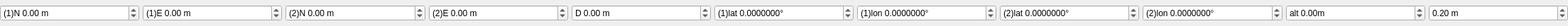
<?xml version="1.0" encoding="UTF-8"?>
<ui version="4.0">
 <class>QGCMissionNavSweep</class>
 <widget class="QWidget" name="QGCMissionNavSweep">
  <property name="geometry">
   <rect>
    <x>0</x>
    <y>0</y>
    <width>2208</width>
    <height>37</height>
   </rect>
  </property>
  <property name="sizePolicy">
   <sizepolicy hsizetype="Preferred" vsizetype="Preferred">
    <horstretch>0</horstretch>
    <verstretch>0</verstretch>
   </sizepolicy>
  </property>
  <property name="minimumSize">
   <size>
    <width>0</width>
    <height>0</height>
   </size>
  </property>
  <property name="windowTitle">
   <string>Form</string>
  </property>
  <property name="styleSheet">
   <string notr="true"/>
  </property>
  <layout class="QHBoxLayout" name="horizontalLayout">
   <property name="spacing">
    <number>5</number>
   </property>
   <property name="margin">
    <number>0</number>
   </property>
   <item>
    <widget class="QDoubleSpinBox" name="posN1SpinBox">
     <property name="sizePolicy">
      <sizepolicy hsizetype="Expanding" vsizetype="Fixed">
       <horstretch>0</horstretch>
       <verstretch>0</verstretch>
      </sizepolicy>
     </property>
     <property name="focusPolicy">
      <enum>Qt::WheelFocus</enum>
     </property>
     <property name="toolTip">
      <string>X coordinate of the first sweep area corner</string>
     </property>
     <property name="statusTip">
      <string>X coordinate of the first sweep area corner</string>
     </property>
     <property name="wrapping">
      <bool>false</bool>
     </property>
     <property name="frame">
      <bool>true</bool>
     </property>
     <property name="accelerated">
      <bool>true</bool>
     </property>
     <property name="keyboardTracking">
      <bool>false</bool>
     </property>
     <property name="prefix">
      <string>(1)N </string>
     </property>
     <property name="suffix">
      <string> m</string>
     </property>
     <property name="minimum">
      <double>-10000.000000000000000</double>
     </property>
     <property name="maximum">
      <double>10000.000000000000000</double>
     </property>
     <property name="singleStep">
      <double>0.050000000000000</double>
     </property>
    </widget>
   </item>
   <item>
    <widget class="QDoubleSpinBox" name="posE1SpinBox">
     <property name="sizePolicy">
      <sizepolicy hsizetype="Expanding" vsizetype="Fixed">
       <horstretch>0</horstretch>
       <verstretch>0</verstretch>
      </sizepolicy>
     </property>
     <property name="focusPolicy">
      <enum>Qt::WheelFocus</enum>
     </property>
     <property name="toolTip">
      <string>Y coordinate of the first sweep area corner</string>
     </property>
     <property name="statusTip">
      <string>Y coordinate of the first sweep area corner</string>
     </property>
     <property name="keyboardTracking">
      <bool>false</bool>
     </property>
     <property name="prefix">
      <string>(1)E </string>
     </property>
     <property name="suffix">
      <string> m</string>
     </property>
     <property name="minimum">
      <double>-10000.000000000000000</double>
     </property>
     <property name="maximum">
      <double>10000.000000000000000</double>
     </property>
     <property name="singleStep">
      <double>0.050000000000000</double>
     </property>
     <property name="value">
      <double>0.000000000000000</double>
     </property>
    </widget>
   </item>
   <item>
    <widget class="QDoubleSpinBox" name="posN2SpinBox">
     <property name="sizePolicy">
      <sizepolicy hsizetype="Expanding" vsizetype="Fixed">
       <horstretch>0</horstretch>
       <verstretch>0</verstretch>
      </sizepolicy>
     </property>
     <property name="focusPolicy">
      <enum>Qt::WheelFocus</enum>
     </property>
     <property name="toolTip">
      <string>X coordinate of the second sweep area corner</string>
     </property>
     <property name="statusTip">
      <string>X coordinate of the second sweep area corner</string>
     </property>
     <property name="wrapping">
      <bool>false</bool>
     </property>
     <property name="frame">
      <bool>true</bool>
     </property>
     <property name="accelerated">
      <bool>true</bool>
     </property>
     <property name="keyboardTracking">
      <bool>false</bool>
     </property>
     <property name="prefix">
      <string>(2)N </string>
     </property>
     <property name="suffix">
      <string> m</string>
     </property>
     <property name="minimum">
      <double>-10000.000000000000000</double>
     </property>
     <property name="maximum">
      <double>10000.000000000000000</double>
     </property>
     <property name="singleStep">
      <double>0.050000000000000</double>
     </property>
    </widget>
   </item>
   <item>
    <widget class="QDoubleSpinBox" name="posE2SpinBox">
     <property name="sizePolicy">
      <sizepolicy hsizetype="Expanding" vsizetype="Fixed">
       <horstretch>0</horstretch>
       <verstretch>0</verstretch>
      </sizepolicy>
     </property>
     <property name="focusPolicy">
      <enum>Qt::WheelFocus</enum>
     </property>
     <property name="toolTip">
      <string>Y coordinate of the second sweep area corner</string>
     </property>
     <property name="statusTip">
      <string>Y coordinate of the second sweep area corner</string>
     </property>
     <property name="keyboardTracking">
      <bool>false</bool>
     </property>
     <property name="prefix">
      <string>(2)E </string>
     </property>
     <property name="suffix">
      <string> m</string>
     </property>
     <property name="minimum">
      <double>-10000.000000000000000</double>
     </property>
     <property name="maximum">
      <double>10000.000000000000000</double>
     </property>
     <property name="singleStep">
      <double>0.050000000000000</double>
     </property>
     <property name="value">
      <double>0.000000000000000</double>
     </property>
    </widget>
   </item>
   <item>
    <widget class="QDoubleSpinBox" name="posDSpinBox">
     <property name="sizePolicy">
      <sizepolicy hsizetype="Expanding" vsizetype="Fixed">
       <horstretch>0</horstretch>
       <verstretch>0</verstretch>
      </sizepolicy>
     </property>
     <property name="focusPolicy">
      <enum>Qt::WheelFocus</enum>
     </property>
     <property name="toolTip">
      <string>Z coordinate (local frame, negative)</string>
     </property>
     <property name="statusTip">
      <string/>
     </property>
     <property name="keyboardTracking">
      <bool>false</bool>
     </property>
     <property name="prefix">
      <string>D </string>
     </property>
     <property name="suffix">
      <string> m</string>
     </property>
     <property name="minimum">
      <double>-10000.000000000000000</double>
     </property>
     <property name="maximum">
      <double>10000.000000000000000</double>
     </property>
     <property name="singleStep">
      <double>0.050000000000000</double>
     </property>
    </widget>
   </item>
   <item>
    <widget class="QDoubleSpinBox" name="lat1SpinBox">
     <property name="sizePolicy">
      <sizepolicy hsizetype="Expanding" vsizetype="Fixed">
       <horstretch>0</horstretch>
       <verstretch>0</verstretch>
      </sizepolicy>
     </property>
     <property name="focusPolicy">
      <enum>Qt::WheelFocus</enum>
     </property>
     <property name="toolTip">
      <string>Latitude of the first sweep area corner</string>
     </property>
     <property name="statusTip">
      <string>Latitude of the first sweep area corner</string>
     </property>
     <property name="keyboardTracking">
      <bool>false</bool>
     </property>
     <property name="prefix">
      <string>(1)lat </string>
     </property>
     <property name="suffix">
      <string>°</string>
     </property>
     <property name="decimals">
      <number>7</number>
     </property>
     <property name="minimum">
      <double>-90.000000000000000</double>
     </property>
     <property name="maximum">
      <double>90.000000000000000</double>
     </property>
     <property name="singleStep">
      <double>0.000010000000000</double>
     </property>
    </widget>
   </item>
   <item>
    <widget class="QDoubleSpinBox" name="lon1SpinBox">
     <property name="sizePolicy">
      <sizepolicy hsizetype="Expanding" vsizetype="Fixed">
       <horstretch>0</horstretch>
       <verstretch>0</verstretch>
      </sizepolicy>
     </property>
     <property name="focusPolicy">
      <enum>Qt::WheelFocus</enum>
     </property>
     <property name="toolTip">
      <string>Longitude of the first sweep area corner</string>
     </property>
     <property name="statusTip">
      <string>Longitude of the first sweep area corner</string>
     </property>
     <property name="keyboardTracking">
      <bool>false</bool>
     </property>
     <property name="prefix">
      <string>(1)lon </string>
     </property>
     <property name="suffix">
      <string>°</string>
     </property>
     <property name="decimals">
      <number>7</number>
     </property>
     <property name="minimum">
      <double>-180.000000000000000</double>
     </property>
     <property name="maximum">
      <double>180.000000000000000</double>
     </property>
     <property name="singleStep">
      <double>0.000010000000000</double>
     </property>
    </widget>
   </item>
   <item>
    <widget class="QDoubleSpinBox" name="lat2SpinBox">
     <property name="sizePolicy">
      <sizepolicy hsizetype="Expanding" vsizetype="Fixed">
       <horstretch>0</horstretch>
       <verstretch>0</verstretch>
      </sizepolicy>
     </property>
     <property name="focusPolicy">
      <enum>Qt::WheelFocus</enum>
     </property>
     <property name="toolTip">
      <string>Latitude of the second sweep area corner</string>
     </property>
     <property name="statusTip">
      <string>Latitude of the second sweep area corner</string>
     </property>
     <property name="keyboardTracking">
      <bool>false</bool>
     </property>
     <property name="prefix">
      <string>(2)lat </string>
     </property>
     <property name="suffix">
      <string>°</string>
     </property>
     <property name="decimals">
      <number>7</number>
     </property>
     <property name="minimum">
      <double>-90.000000000000000</double>
     </property>
     <property name="maximum">
      <double>90.000000000000000</double>
     </property>
     <property name="singleStep">
      <double>0.000010000000000</double>
     </property>
    </widget>
   </item>
   <item>
    <widget class="QDoubleSpinBox" name="lon2SpinBox">
     <property name="sizePolicy">
      <sizepolicy hsizetype="Expanding" vsizetype="Fixed">
       <horstretch>0</horstretch>
       <verstretch>0</verstretch>
      </sizepolicy>
     </property>
     <property name="focusPolicy">
      <enum>Qt::WheelFocus</enum>
     </property>
     <property name="toolTip">
      <string>Longitude of the second sweep area corner</string>
     </property>
     <property name="statusTip">
      <string>Longitude of the second sweep area corner</string>
     </property>
     <property name="keyboardTracking">
      <bool>false</bool>
     </property>
     <property name="prefix">
      <string>(2)lon </string>
     </property>
     <property name="suffix">
      <string>°</string>
     </property>
     <property name="decimals">
      <number>7</number>
     </property>
     <property name="minimum">
      <double>-180.000000000000000</double>
     </property>
     <property name="maximum">
      <double>180.000000000000000</double>
     </property>
     <property name="singleStep">
      <double>0.000010000000000</double>
     </property>
    </widget>
   </item>
   <item>
    <widget class="QDoubleSpinBox" name="altSpinBox">
     <property name="sizePolicy">
      <sizepolicy hsizetype="Expanding" vsizetype="Fixed">
       <horstretch>0</horstretch>
       <verstretch>0</verstretch>
      </sizepolicy>
     </property>
     <property name="toolTip">
      <string>Altitude</string>
     </property>
     <property name="statusTip">
      <string>Altitude</string>
     </property>
     <property name="keyboardTracking">
      <bool>false</bool>
     </property>
     <property name="prefix">
      <string>alt </string>
     </property>
     <property name="suffix">
      <string>m</string>
     </property>
     <property name="decimals">
      <number>2</number>
     </property>
     <property name="minimum">
      <double>-100000.000000000000000</double>
     </property>
     <property name="maximum">
      <double>100000.000000000000000</double>
     </property>
    </widget>
   </item>
   <item>
    <widget class="QDoubleSpinBox" name="radSpinBox">
     <property name="sizePolicy">
      <sizepolicy hsizetype="MinimumExpanding" vsizetype="Fixed">
       <horstretch>0</horstretch>
       <verstretch>0</verstretch>
      </sizepolicy>
     </property>
     <property name="toolTip">
      <string>Radius of the circle under the MAV covered by the camera</string>
     </property>
     <property name="statusTip">
      <string>Radius of the circle under the MAV covered by the camera</string>
     </property>
     <property name="keyboardTracking">
      <bool>false</bool>
     </property>
     <property name="suffix">
      <string> m</string>
     </property>
     <property name="value">
      <double>0.200000000000000</double>
     </property>
    </widget>
   </item>
  </layout>
 </widget>
 <resources/>
 <connections/>
</ui>
